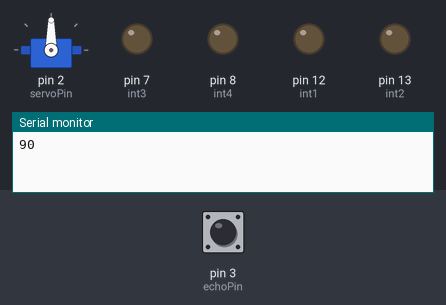
The sketch below on a simulated Arduino Uno, built with avr-gcc and run on an emulated ATmega328P. Shown: servo, output pins drawn as LEDs (lit = HIGH), the last lines printed to the serial monitor. The inputs (shaded band) are chosen by the test bench; at power-on: pin 3 (echoPin) LOW. Pins used as bus, display or sensor lines are not drawn.

Above: at 1.5 s.
1.6 s: pin 3 (echoPin) pulsed HIGH 2 times (0.12 s each, 0.3 s apart)
At 2.9 s:
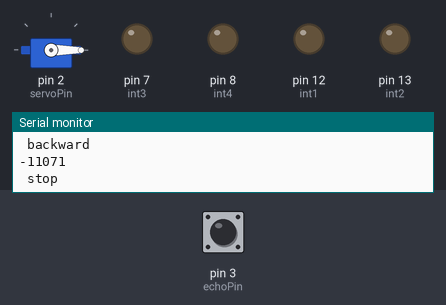
At 4.0 s:
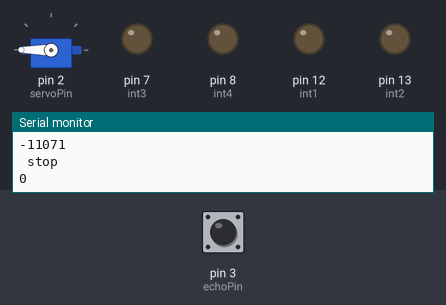
Timing chart, 0 to 14.2 s (numbered marks = the images above; inputs shaded):
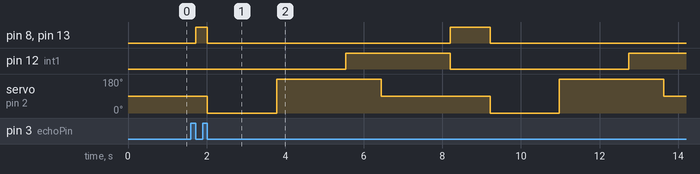

The sketch:

obstacle_avoiding_robot.ino
```cpp
#include <Servo.h>


int int1=12,int2=13,int3=7,int4=8;
int trigPin=4,echoPin=3;
int servoPin=2,pos;
int pingTime;
int sweep=894;
float v=31974;
float x,gap=10;

Servo eyes;

void setup() {

  pinMode(int1,OUTPUT);
  pinMode(int2,OUTPUT);
  pinMode(int3,OUTPUT);
  pinMode(int4,OUTPUT);

Serial.begin(9600);


  eyes.attach(servoPin);

  pinMode(echoPin,INPUT);
  pinMode(trigPin,OUTPUT);
}

void loop() {
  pos=90;
  eyes.write(pos);
  Serial.print(pos);
  delay(750);

  digitalWrite(trigPin,LOW);
  delayMicroseconds(2000);
  digitalWrite(trigPin,HIGH);
  delay(10);
  digitalWrite(trigPin,LOW);
  pingTime=pulseIn(echoPin,HIGH);
  Serial.println(pingTime);
  x=v*pingTime/2000000.0;

if(x>gap)
  {
    digitalWrite(int1,HIGH);
    digitalWrite(int2,LOW);   //forward
    digitalWrite(int3,HIGH);
    digitalWrite(int4,LOW);


    Serial.println(" forwad");

digitalWrite(trigPin,LOW);
  delayMicroseconds(2000);
  digitalWrite(trigPin,HIGH);
  delay(10);
  digitalWrite(trigPin,LOW);
  pingTime=pulseIn(echoPin,HIGH);
  Serial.println(pingTime);
  x=v*pingTime/2000000;


while(x>gap){
      digitalWrite(trigPin,LOW);
  delayMicroseconds(2000);
  digitalWrite(trigPin,HIGH);
  delay(10);
  digitalWrite(trigPin,LOW);
  pingTime=pulseIn(echoPin,HIGH);
  Serial.println(pingTime);
  x=v*pingTime/2000000;


  Serial.print("forward  x = ");
  Serial.println(x);
           }
 }


if(x<gap)
         {


          digitalWrite(int1,LOW);
    digitalWrite(int2,HIGH);   //forward
    digitalWrite(int3,LOW);
    digitalWrite(int4,HIGH);


    Serial.println(" backward");

digitalWrite(trigPin,LOW);
  delayMicroseconds(2000);
  digitalWrite(trigPin,HIGH);
  delay(10);
  digitalWrite(trigPin,LOW);
  pingTime=pulseIn(echoPin,HIGH);
  Serial.println(pingTime);
  x=v*pingTime/2000000;


while(x>gap){
      digitalWrite(trigPin,LOW);
  delayMicroseconds(2000);
  digitalWrite(trigPin,HIGH);
  delay(10);
  digitalWrite(trigPin,LOW);
  pingTime=pulseIn(echoPin,HIGH);
  Serial.println(pingTime);
  x=v*pingTime/2000000;


  Serial.print("forward  x = ");
  Serial.println(x);
           }
         }
         digitalWrite(int1,LOW);
         digitalWrite(int2,LOW);  //stop
         digitalWrite(int3,LOW);
         digitalWrite(int4,LOW);


         Serial.println(" stop ");


         eyes.write(0);
         delay(750);

       digitalWrite(trigPin,LOW);
  delayMicroseconds(2000);
  digitalWrite(trigPin,HIGH);
  delay(10);
  digitalWrite(trigPin,LOW);
  pingTime=pulseIn(echoPin,HIGH);
  Serial.println(pingTime);
  x=v*pingTime/2000000.0;

if(x>gap)
  {
    digitalWrite(int1,LOW);
    digitalWrite(int2,LOW);
    digitalWrite(int3,HIGH);  //left
    digitalWrite(int4,LOW);

    Serial.println(" sweeping ");


   delay(sweep);


 }


   else
{


    eyes.write(180);
    delay(750);

           digitalWrite(trigPin,LOW);
  delayMicroseconds(2000);
  digitalWrite(trigPin,HIGH);
  delay(10);
  digitalWrite(trigPin,LOW);
  pingTime=pulseIn(echoPin,HIGH);
  Serial.println(pingTime);
  x=v*pingTime/2000000.0;

if(x>gap)
  {
    digitalWrite(int1,HIGH);
    digitalWrite(int2,LOW);
    digitalWrite(int3,LOW);  //right
    digitalWrite(int4,LOW);

    delay(sweep);

    // i removed the pos at 90


 }


digitalWrite(int1,HIGH);
    digitalWrite(int2,LOW);
    digitalWrite(int3,LOW);  //right
    digitalWrite(int4,LOW);

    delay(sweep);


}

}
```
